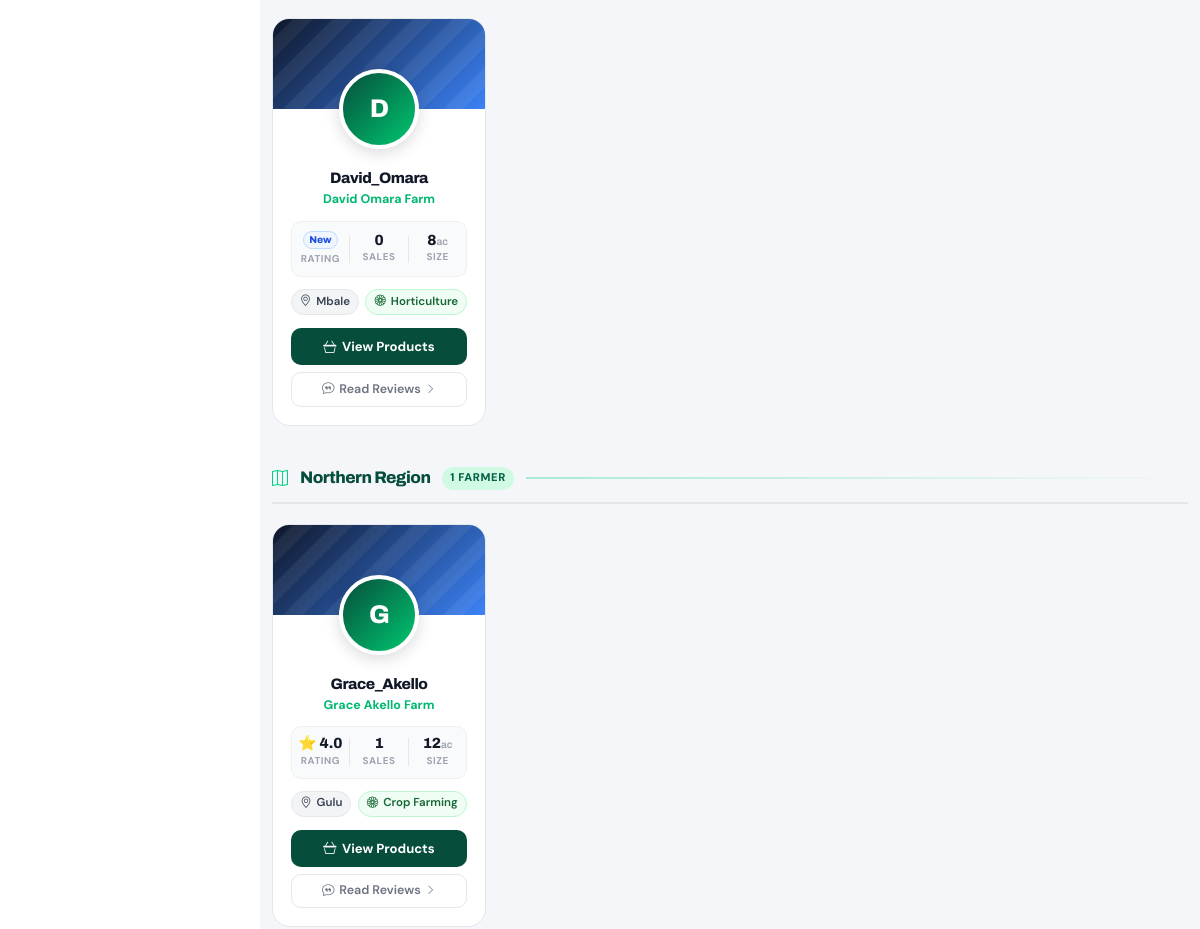
Before: /farmers/ (signed in, middle part) with the older database file.
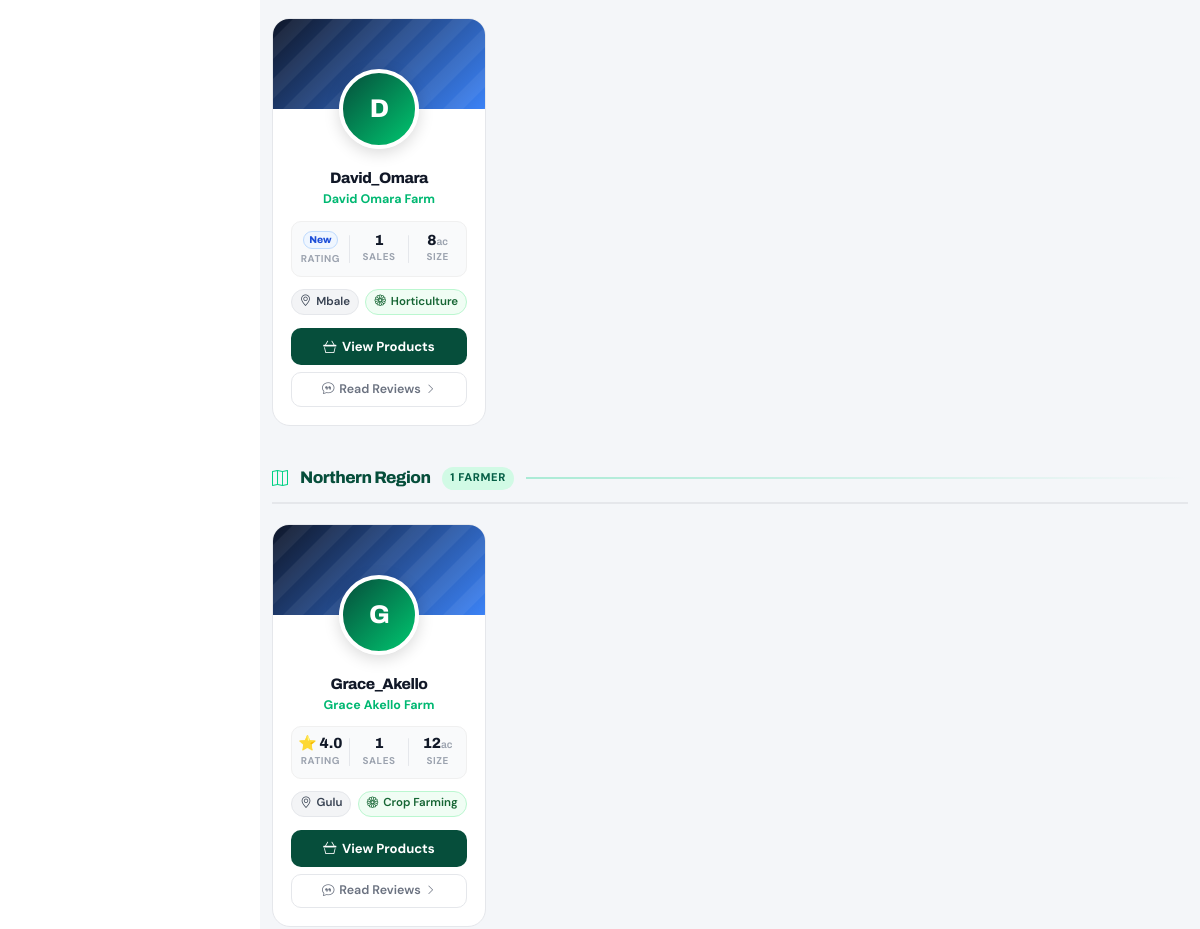
After: the same page with the newer database file.
### accounts/models.py (models this page shows, shortened)
class User(AbstractUser):
    USER_TYPES = (
        ('farmer', 'Farmer'),
        ('consumer', 'Consumer'),
        ('business', 'Business'),
        ('input_supplier', 'Input Supplier'),
        ('transporter', 'Transporter'),
    )
    user_type = models.CharField(max_length=20, choices=USER_TYPES)
    phone = models.CharField(max_length=15, blank=True)
    whatsapp_number = models.CharField(max_length=15, blank=True)
    location = models.CharField(max_length=100)
    address = models.TextField(blank=True)
    profile_picture = models.ImageField(upload_to='profiles/', blank=True, null=True)
    is_verified = models.BooleanField(default=False)
    created_at = models.DateTimeField(auto_now_add=True)
    district = models.CharField(
        max_length=100,
        choices=UGANDA_DISTRICT_CHOICES,
        blank=True
    )
    specialization = models.JSONField(
        default=list,
        blank=True,
        help_text="List of farming specializations"
    )
    first_login = models.BooleanField(default=True)

class FarmerProfile(models.Model):
    user = models.OneToOneField(User, on_delete=models.CASCADE, related_name='farmer_profile')
    farm_name = models.CharField(max_length=200)
    farm_size = models.DecimalField(max_digits=10, decimal_places=2, help_text="Farm size in acres")
    specialization = models.CharField(max_length=200, choices=SPECIALIZATION_CHOICES)
    rating_average = models.DecimalField(max_digits=3, decimal_places=2, default=0.00)
    total_sales = models.IntegerField(default=0)

### marketplace/views.py (the view, shortened to what this page needs)
# urls.py: path('farmers/', views.farmer_list, name='farmer_list'),
def farmer_list(request):
    from accounts.models import User
    if request.user.is_authenticated and request.user.user_type == 'farmer':
        messages.info(request, 'The Farmer Directory is for buyers and businesses. You can manage your own listings from your dashboard.')
        return redirect('marketplace:farmer_dashboard')
    REGIONS = UGANDA_REGIONS
    search_query   = request.GET.get('search', '').strip()
    region_filter  = request.GET.get('region', '').strip()
    crop_filter    = request.GET.get('crop', '').strip()
    rating_filter  = request.GET.get('rating', '').strip()
    farmers_qs = User.objects.filter(user_type='farmer').select_related('farmer_profile')
    if rating_filter:
        try:
            min_rating = float(rating_filter)
            farmers_qs = farmers_qs.filter(farmer_profile__rating_average__gte=min_rating)
        except ValueError:
            pass
    if crop_filter:
        farmers_qs = farmers_qs.filter(farmer_profile__specialization__icontains=crop_filter)
    farmers_by_region = {}
    for region in (REGIONS.keys() if not region_filter else [region_filter]):
        farmers_by_region[region] = []
    if not region_filter:
        farmers_by_region['Other'] = []
    for farmer in farmers_qs:
        district = farmer.district
        placed   = False
        if district:
            for region, districts in REGIONS.items():
                if district in districts:
                    if region_filter and region != region_filter:
                        placed = True  # skip — filtered out
                        break
                    farmers_by_region.setdefault(region, []).append(farmer)
                    placed = True
                    break
        if not placed and not region_filter:
            farmers_by_region.setdefault('Other', []).append(farmer)
    farmers_by_region = {k: v for k, v in farmers_by_region.items() if v}
    from accounts.models import FarmerProfile
    crop_list = (
        FarmerProfile.objects
        .exclude(specialization='')
        .exclude(specialization__isnull=True)
        .values_list('specialization', flat=True)
        .distinct()
        .order_by('specialization')
    )
    total_farmers = sum(len(v) for v in farmers_by_region.values())
    context = {
        'farmers_by_region': farmers_by_region,
        'region_list':  list(REGIONS.keys()),
        'crop_list':    list(crop_list),
        'search_query': search_query,
        'region_filter': region_filter,
        'crop_filter':  crop_filter,
        'rating_filter': rating_filter,
        'total_farmers': total_farmers,
    }
    return render(request, 'marketplace/farmer_list.html', context)

### templates/marketplace/farmer_list.html (shortened to what the changed rows need)
{% extends 'base.html' %}
{% load static %}
{% block content %}
<div class="fd-page">
<div class="py-4">
    <div class="container">
        {% for region, farmers in farmers_by_region.items %}
        <div class="fd-region-section">
            <div class="fd-grid">
                {% for farmer in farmers %}
                {% with grad_idx=forloop.counter0|add:0 %}
                <div class="fd-card">
                    <div class="fd-banner fd-banner-gradient-{{ forloop.counter0|divisibleby:6|yesno:'0,1' }}
                        {% if forloop.counter0|divisibleby:5 %}fd-banner-gradient-5
                        {% elif forloop.counter0|divisibleby:4 %}fd-banner-gradient-4
                        {% elif forloop.counter0|divisibleby:3 %}fd-banner-gradient-3
                        {% elif forloop.counter0|divisibleby:2 %}fd-banner-gradient-2
                        {% elif forloop.counter0|divisibleby:1 %}fd-banner-gradient-1
                        {% else %}fd-banner-gradient-0{% endif %}">
                    </div>
                    <div class="fd-avatar-wrap mx-auto">
                        {% if farmer.profile_picture %}
                            <img src="{{ farmer.profile_picture.url }}"
                                 alt="{{ farmer.username }}"
                                 class="fd-avatar">
                        {% else %}
                            <div class="fd-avatar-initials">
                                {{ farmer.username|first|upper }}
                            </div>
                        {% endif %}
                    </div>
                    <div class="fd-card-body">
                        <h5>{{ farmer.username|title }}</h5>
                        <div class="fd-farm-name">
                            {% if farmer.farmer_profile.farm_name %}
                                {{ farmer.farmer_profile.farm_name }}
                            {% else %}
                                Independent Farmer
                            {% endif %}
                        </div>
                        <div class="fd-stats">
                            <div class="fd-stat">
                                {% if farmer.farmer_profile.rating_average %}
                                    <div class="fd-stat-num">
                                        ⭐ {{ farmer.farmer_profile.rating_average|floatformat:1 }}
                                    </div>
                                {% else %}
                                    <div class="fd-stat-num">
                                        <span class="fd-new-badge">New</span>
                                    </div>
                                {% endif %}
                                <div class="fd-stat-label">Rating</div>
                            </div>
                            <div class="fd-stat">
                                <div class="fd-stat-num">
                                    {{ farmer.farmer_profile.total_sales|default:"0" }}
                                </div>
                                <div class="fd-stat-label">Sales</div>
                            </div>
                            <div class="fd-stat">
                                <div class="fd-stat-num">
                                    {% if farmer.farmer_profile.farm_size %}
                                        {{ farmer.farmer_profile.farm_size|floatformat:0 }}<span style="font-size:.65rem;font-weight:600;color:#9ca3af;">ac</span>
                                    {% else %}
                                        —
                                    {% endif %}
                                </div>
                                <div class="fd-stat-label">Size</div>
                            </div>
                        </div>
                        <div class="fd-badges">
                            {% if farmer.district %}
                            <span class="fd-badge-pill fd-badge-loc">
                                <i class="bi bi-geo-alt"></i>{{ farmer.district }}
                            </span>
                            {% endif %}
                            {% if farmer.farmer_profile.specialization %}
                            <span class="fd-badge-pill fd-badge-crop">
                                <i class="bi bi-flower1"></i>{{ farmer.farmer_profile.specialization|title }}
                            </span>
                            {% endif %}
                        </div>
                        <div class="fd-actions">
                            <a href="{% url 'marketplace:product_list' %}?search={{ farmer.username }}"
                               class="fd-btn-primary">
                                <i class="bi bi-basket3"></i> View Products
                            </a>
                            <a href="{% url 'marketplace:farmer_reviews' farmer.id %}"
                               class="fd-btn-reviews">
                                <i class="bi bi-chat-quote"></i>
                                Read Reviews
                                <i class="bi bi-chevron-right" style="font-size:.65rem;"></i>
                            </a>
                        </div>
                    </div>
                </div>
                {% endwith %}
                {% empty %}
                <div class="fd-empty">
                    <i class="bi bi-people"></i>
                    <h4>No farmers found</h4>
                    <p>Try adjusting your search or filter to find farmers in this region.</p>
                </div>
                {% endfor %}
            </div>
        </div>
        {% endfor %}
    </div>
</div>
</div>
{% endblock %}

Changed rows visible on the page:
changed User "David_Omara": farmer_profile.total_sales "0" → "1"
